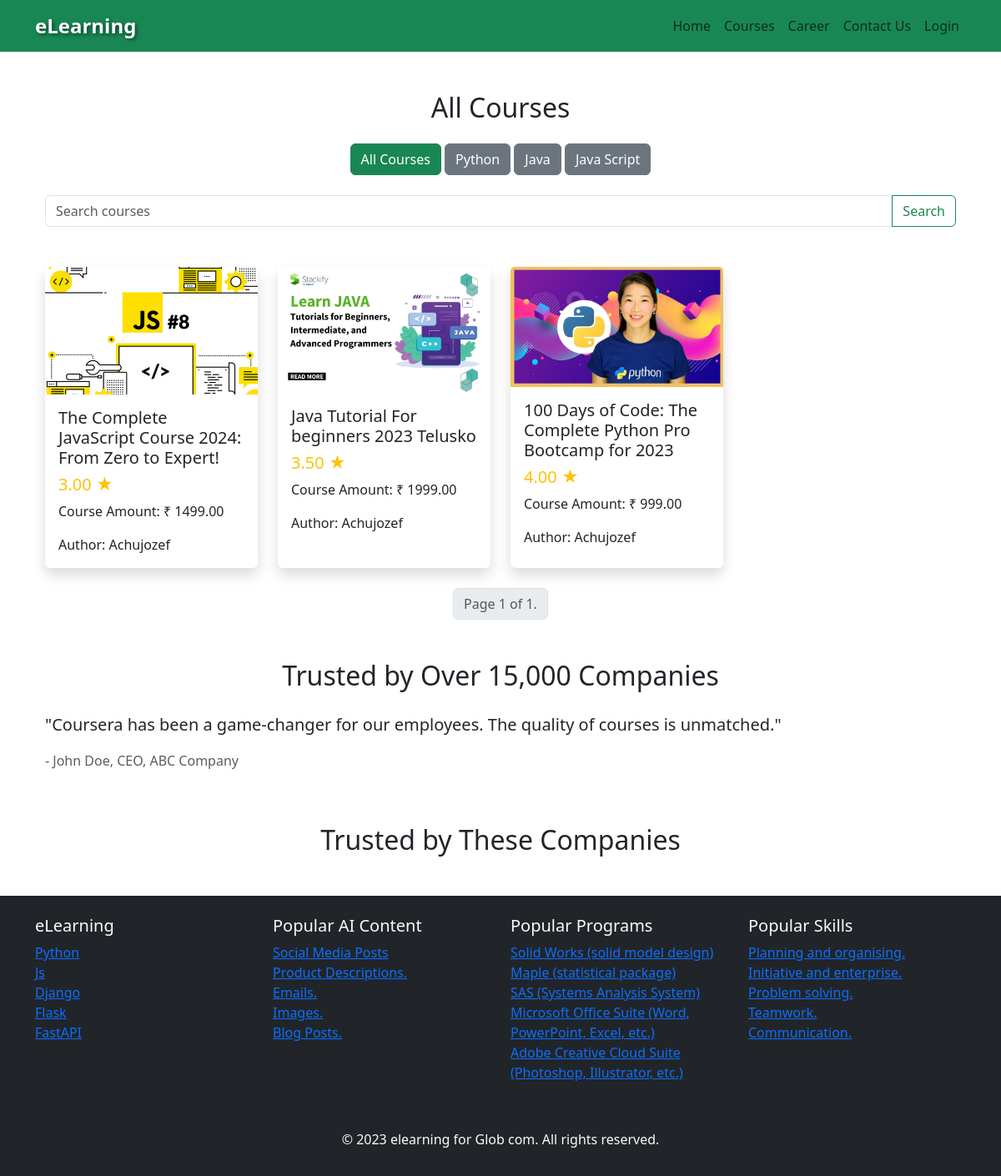
The page / on the database its author committed.
### Course/models.py (models this page shows, shortened)
class Category(models.Model):
    title = models.CharField(max_length=255)

class Course(models.Model):
    title = models.CharField(max_length=255)
    first_description = models.TextField()
    second_description = models.TextField()
    thumbnail = models.ImageField(upload_to='course_thumbnails/', blank=True, null=True)
    rating = models.DecimalField(max_digits=3, decimal_places=2,null=True,blank=True)
    students_enrolled = models.PositiveIntegerField(default=0,null=True,blank=True)
    category =models.ForeignKey(Category, on_delete=models.CASCADE, null=True)
    price = models.DecimalField(max_digits=10, decimal_places=2, default=0)
    author=models.ForeignKey(CustomUser, on_delete=models.CASCADE, null=True)
    total_modules = models.PositiveIntegerField( default=0)

### Userauth/models.py (models this page shows)
class CustomUser(AbstractUser):
    profile_picture = models.ImageField(upload_to='media/profile_pics/', null=True, blank=True)
    bio = models.TextField(blank=True, null=True,default="")

### Course/views.py (the view)
# urls.py: path('', course_list, name='course_list'),
def course_list(request):
    try:
        all_courses = Course.objects.all().order_by('-id')
        per_page = 12
        paginator = Paginator(all_courses, per_page)
        page = request.GET.get('page')
        try:
            courses = paginator.page(page)
        except PageNotAnInteger:
            courses = paginator.page(1)
        except EmptyPage:
            courses = paginator.page(paginator.num_pages)
        context = {
            'courses': courses,
            'categories': Category.objects.all(),
        }
        return render(request, 'course_list.html', context)
    except Exception as e:
        return render(request, 'error.html', {'error_message': str(e)})

### Course/templates/course_list.html (shortened to what this page needs)
{% extends 'base.html' %}
{% block content %}
  <div class="container mt-5">
    <h2 class="text-center mb-4">All Courses</h2>
    <div class="text-center mb-4">
      <a href="{% url 'course:course_list' %}" class="btn btn-success">All Courses</a>
      {% for category in categories %}
        <a href="{% url 'course:filter_courses' category.id %}" class="btn btn-secondary">{{ category.title }}</a>
      {% endfor %}
    </div>
    <form action="{% url 'course:search_courses' %}" method="get" class="mb-4">
      <div class="input-group">
        <input type="text" name="q" class="form-control" placeholder="Search courses">
        <button type="submit" class="btn btn-outline-success">Search</button>
      </div>
    </form>
    <div class="row row-cols-1 row-cols-md-4 g-4">
      {% for course in courses %}
          <div class="col">
              <a href="{% url 'course:course_details' course_id=course.id %}" class="text-decoration-none text-dark">
                  <div class="card h-100 border-0 shadow">
                      {% if course.thumbnail %}
                          <img src="{{ course.thumbnail.url }}" alt="{{ course.title }} Thumbnail" class="card-img-top">
                      {% else %}
                          <p class="text-center bg-light p-3 mb-0">No thumbnail available</p>
                      {% endif %}
                      <div class="card-body">
                          <h5 class="card-title font-weight-bold">{{ course.title }}</h5>
                          <h5 class="text-warning font-weight-bold">{{ course.rating }} &#9733;</h5>
                          <p class="card-text font-weight-bold">Course Amount: ₹ {{ course.price }}</p>
                          <p class="card-text font-italic">Author: {{ course.author.username }}</p>
                      </div>
                  </div>
              </a>
          </div>
      {% endfor %}
  </div>
    <div class="mt-4">
      <ul class="pagination justify-content-center">
        <li class="page-item disabled">
          <span class="page-link">
            Page {{ courses.number }} of {{ courses.paginator.num_pages }}.
          </span>
        </li>
      </ul>
    </div>
  </div>
  <div class="container mt-5">
    <h2 class="text-center mb-4">Trusted by Over 15,000 Companies</h2>
    <div id="testimonialCarousel" class="carousel slide" data-bs-ride="carousel">
      <div class="carousel-inner">
        <div class="carousel-item active">
          <p class="lead">"Coursera has been a game-changer for our employees. The quality of courses is unmatched."</p>
          <p class="text-muted">- John Doe, CEO, ABC Company</p>
        </div>
      </div>
      <button class="carousel-control-prev" type="button" data-bs-target="#testimonialCarousel" data-bs-slide="prev">
        <span class="carousel-control-prev-icon" aria-hidden="true"></span>
      </button>
      <button class="carousel-control-next" type="button" data-bs-target="#testimonialCarousel" data-bs-slide="next">
        <span class="carousel-control-next-icon" aria-hidden="true"></span>
      </button>
    </div>
  </div>
  <div class="container mt-5">
    <h2 class="text-center mb-4">Trusted by These Companies</h2>
  </div>
{% endblock %}

### rows shown on the page
Category: title "Python"
Category: title "Java"
Category: title "Java Script"
Course: thumbnail (picture), title "The Complete JavaScript Course 2024: From Zero to Expert!", rating "3.00", price "1499.00", author.username "Achujozef"
Course: thumbnail (picture), title "Java Tutorial For beginners 2023 Telusko", rating "3.50", price "1999.00", author.username "Achujozef"
Course: thumbnail (picture), title "100 Days of Code: The Complete Python Pro Bootcamp for 2023", rating "4.00", price "999.00", author.username "Achujozef"

### other values the page prints
{{ courses.number }} "1"
{{ courses.paginator.num_pages }} "1"
